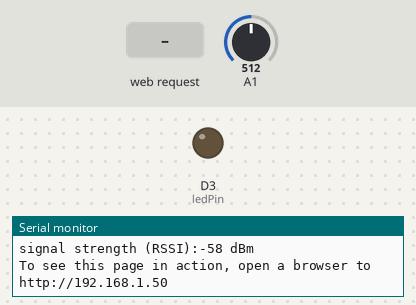
Simulated run of this sketch. Board: Arduino MKR. Shown: output pins drawn as LEDs (lit = HIGH), the last lines printed to the serial monitor. The inputs (shaded band) are chosen by the test bench; at power-on: A1 = 512. WiFi joins after 1.5 s; servers stay silent unless stated.

Above: at 12.7 s.
12.8 s: HTTP request GET /H received
At 13.9 s:
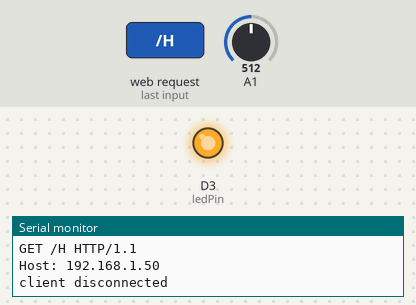
14.3 s: HTTP request GET /L received
At 15.0 s:
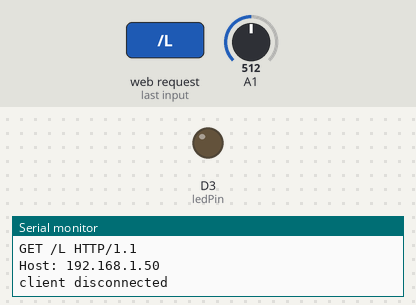
Timing chart, 0 to 17.3 s (numbered marks = the images above; inputs shaded):
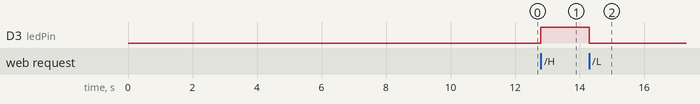

The sketch:

wifi_test.ino.ino
```cpp
//go to website: http://capstonea8.wifi.local.cmu.edu/L
// taken from: https://docs.arduino.cc/tutorials/uno-wifi-rev2/uno-wifi-r2-hosting-a-webserver

#include <WiFiNINA.h>

char ssid[] = "CMU-DEVICE";             //  your network SSID (name) between the " "
char pass[] = "";      // your network password between the " "
int keyIndex = 0;                 // your network key Index number (needed only for WEP)
int status = WL_IDLE_STATUS;      //connection status
WiFiServer server(80);            //server socket

WiFiClient client = server.available();

int ledPin = 3;

//Holds the current actions and (eventually) health level amount
typedef struct {

  //FOR THE ACTUAL GAME DATA
  String motorAction; //one of 6 values: {FJ, HS, HL, LH, -}
  String lightShowAction; //same 6 values: {FJ, HS, HL, LH, -}
  //int healthLevel;  //holds number in range 0-25
} gameData;

gameData gameActions; //declaring instance of struct

//parses JSON request and sets the struct values accordingly
void parse_request(String req, gameData *ga){

 //declarations
 //char delimitC = ",";
 String motorActionStr, lightActionStr = "";
 req = req.substring(1); //get rid of first character

 //getting index
 //int indexOfComma = req.indexOf(delimitC);

 //setting motorAction and light substring
  motorActionStr = req; //1 hot vector "0010" FJ, HS, HL, LH

 //forceful jump state 1000
 if(motorActionStr.substring(0,1) == "1"){ //index corresponds to FJ
    motorActionStr = "FJ";
    ga->motorAction = motorActionStr;
    ga->lightShowAction = motorActionStr;
    return;
 }

 ////Hit by a small enemy state 0100
 motorActionStr = motorActionStr.substring(1);
 if(motorActionStr.substring(0,1) == "1"){
    motorActionStr = "HS";
    ga->motorAction = motorActionStr;
    ga->lightShowAction = motorActionStr;
    return;
 }

 //Hit by a large enemy state 0010
 motorActionStr = motorActionStr.substring(1);
 if(motorActionStr.substring(0,1) == "1"){
    motorActionStr = "HL";
    ga->motorAction = motorActionStr;
    ga->lightShowAction = motorActionStr;
    return;
 }
 //low health state 0001
 motorActionStr = motorActionStr.substring(1);
 if(motorActionStr.substring(0,1) == "1"){
    motorActionStr = "LH";
    ga->motorAction = motorActionStr;
    ga->lightShowAction = motorActionStr;
    return;
 }
 //default state (0000) where no relevant action is occuring
 if(motorActionStr.substring(0,1) == "0"){
    motorActionStr = "-";
    ga->motorAction = motorActionStr;
    ga->lightShowAction = motorActionStr;
    return;
 }
}

//void parse_request_temp(String req){
//  //declarations
//  char startC = '?';
//  char endC = ' ';
//  char equalC = '=';
//
//  //getting indexes
//  int indexOfStart = req.indexOf(startC);
//  int indexOfEnd = req.indexOf(endC);
//  int indexOfEq;
//
//  //getting the key and value string, setting the struct values
//  String msg = req.substring(indexOfStart, indexOfEnd);
//  indexOfEq = msg.indexOf(equalC);
//  String key = msg.substring(0, indexOfEq+1);
//  String valueStr = msg.substring(indexOfEq+1); //temp value
//  int value = valueStr.toInt();                 //converting temp string to int
//  gameData gameActions = {value, key};
//  Serial.println("PARSED VALUE: " + key + " " + value + "\n" );
//}


void setup() {
  Serial.begin(9600);
  pinMode(ledPin, OUTPUT);
  while (!Serial);

  enable_WiFi();
  connect_WiFi();

  server.begin();
  printWifiStatus();
}

void loop() {
  client = server.available();

  if (client) {
    printWEB();
  }
}

void printWifiStatus() {
  // print the SSID of the network you're attached to:
  Serial.print("SSID: ");
  Serial.println(WiFi.SSID());

  // print your board's IP address:
  IPAddress ip = WiFi.localIP();
  Serial.print("IP Address: ");
  Serial.println(ip);


  // print your MAC address:
  byte mac[6];
  WiFi.macAddress(mac);
  Serial.print("MAC: ");
  //printMacAddress(mac);

  //void printMacAddress(byte mac[]) {
  for (int i = 5; i >= 0; i--) {
    if (mac[i] < 16) {
      Serial.print("0");
    }
    Serial.print(mac[i], HEX);
    if (i > 0) {
      Serial.print(":");
    }
  }
  Serial.println();
//}

  // print the received signal strength:
  long rssi = WiFi.RSSI();
  Serial.print("signal strength (RSSI):");
  Serial.print(rssi);
  Serial.println(" dBm");

  Serial.print("To see this page in action, open a browser to http://");
  Serial.println(ip);
}

void enable_WiFi() {
  // check for the WiFi module:
  if (WiFi.status() == WL_NO_MODULE) {
    Serial.println("Communication with WiFi module failed!");
    // don't continue
    while (true);
  }

  String fv = WiFi.firmwareVersion();
  if (fv < "1.0.0") {
    Serial.println("Please upgrade the firmware");
  }
}

void connect_WiFi() {
  // attempt to connect to Wifi network:
  while (status != WL_CONNECTED) {
    Serial.print("Attempting to connect to SSID: ");
    Serial.println(ssid);
    // Connect to WPA/WPA2 network. Change this line if using open or WEP network:
    status = WiFi.begin(ssid, pass);

    // wait 10 seconds for connection:
    delay(10000);
  }
}

void printWEB() {

  if (client) {                             // if you get a client,
    Serial.println("new client");           // print a message out the serial port
    String currentLine = "";                // make a String to hold incoming data from the client
    while (client.connected()) {            // loop while the client's connected
      if (client.available()) {             // if there's bytes to read from the client,
        char c = client.read();             // read a byte, then
        //concatonate into a buffer, parse the buffer between ? and \space
        Serial.write(c);                    // print it out the serial monitor
        if (c == '\n') {                    // if the byte is a newline character (we've finished seeing a line)
          //parse_request_temp(currentLine);
          //if the first character of the line starts with ?, parse the request and set the struct fields
          if(currentLine.substring(0,1) == '?') parse_request(currentLine, &gameActions);

          // if the current line is blank, you got two newline characters in a row.
          // that's the end of the client HTTP request, so send a response:
          if (currentLine.length() == 0) {

            // HTTP headers always start with a response code (e.g. HTTP/1.1 200 OK)
            // and a content-type so the client knows what's coming, then a blank line:
            client.println("HTTP/1.1 200 OK");
            client.println("Content-type:text/html");
            client.println();

            //create the buttons
            client.print("Click <a href=\"/H\">here</a> turn the LED on<br>");
            client.print("Click <a href=\"/L\">here</a> turn the LED off<br><br>");

            int randomReading = analogRead(A1);
            client.print("Random reading from analog pin: ");
            client.print(randomReading);

            // The HTTP response ends with another blank line:
            client.println();
            // break out of the while loop:
            break;
          }
          else {      // if you got a newline, then clear currentLine:
            currentLine = "";
          }
        }
        else if (c != '\r') {    // if you got anything else but a carriage return character,
          currentLine += c;      // add it to the end of the currentLine
        }

        if (currentLine.endsWith("GET /H")) {
        digitalWrite(ledPin, HIGH);
        }
        if (currentLine.endsWith("GET /L")) {
        digitalWrite(ledPin, LOW);
        }
      }
    }
    // close the connection:
    client.stop();
    Serial.println("client disconnected");
  }
}
```

Measured:
- after the input at 12.8 s, D3 (ledPin): LOW → HIGH at once
- after the input at 14.3 s, D3 (ledPin): HIGH → LOW at once
